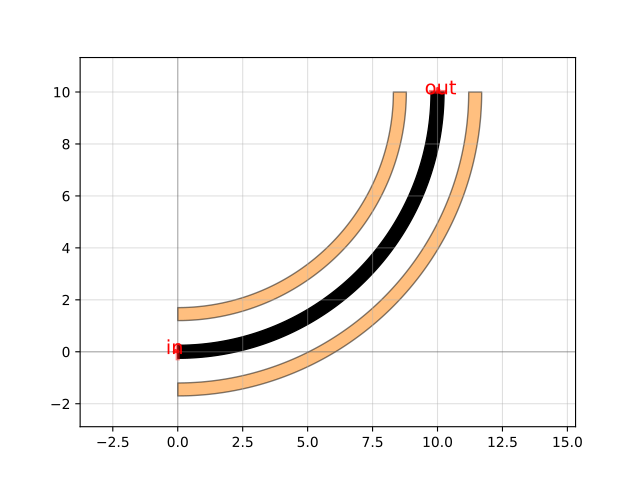

Write the Python code that produced this figure.
import gdsfactory as gf

c = gf.components.bend_circular_heater(radius=10, angle=90, npoints=720, heater_to_wg_distance=1.2, heater_width=0.5, layer_heater=(47, 0), with_bbox=False)
c.plot()
